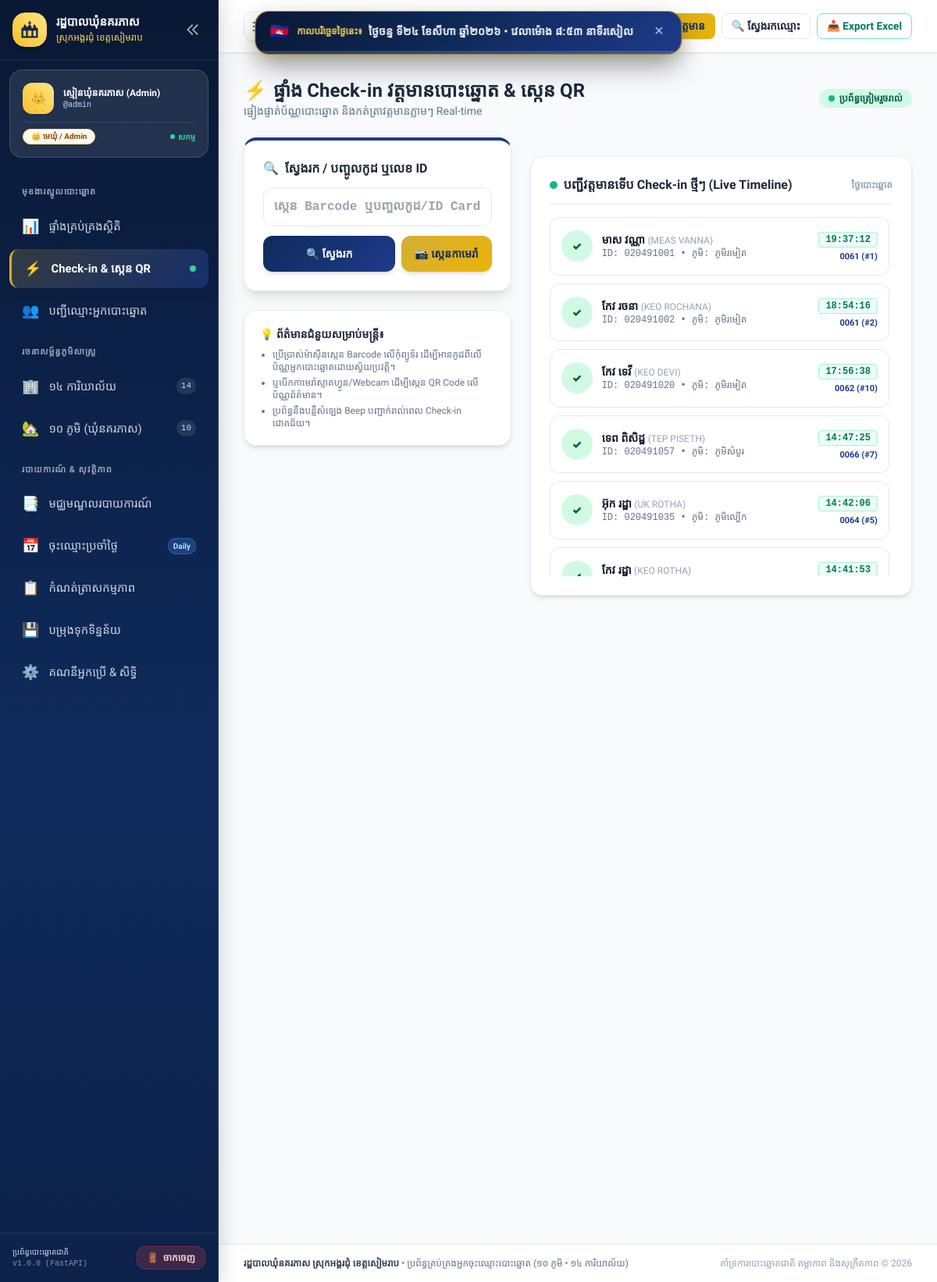
The page /checkin (signed in) on the database as committed earlier.
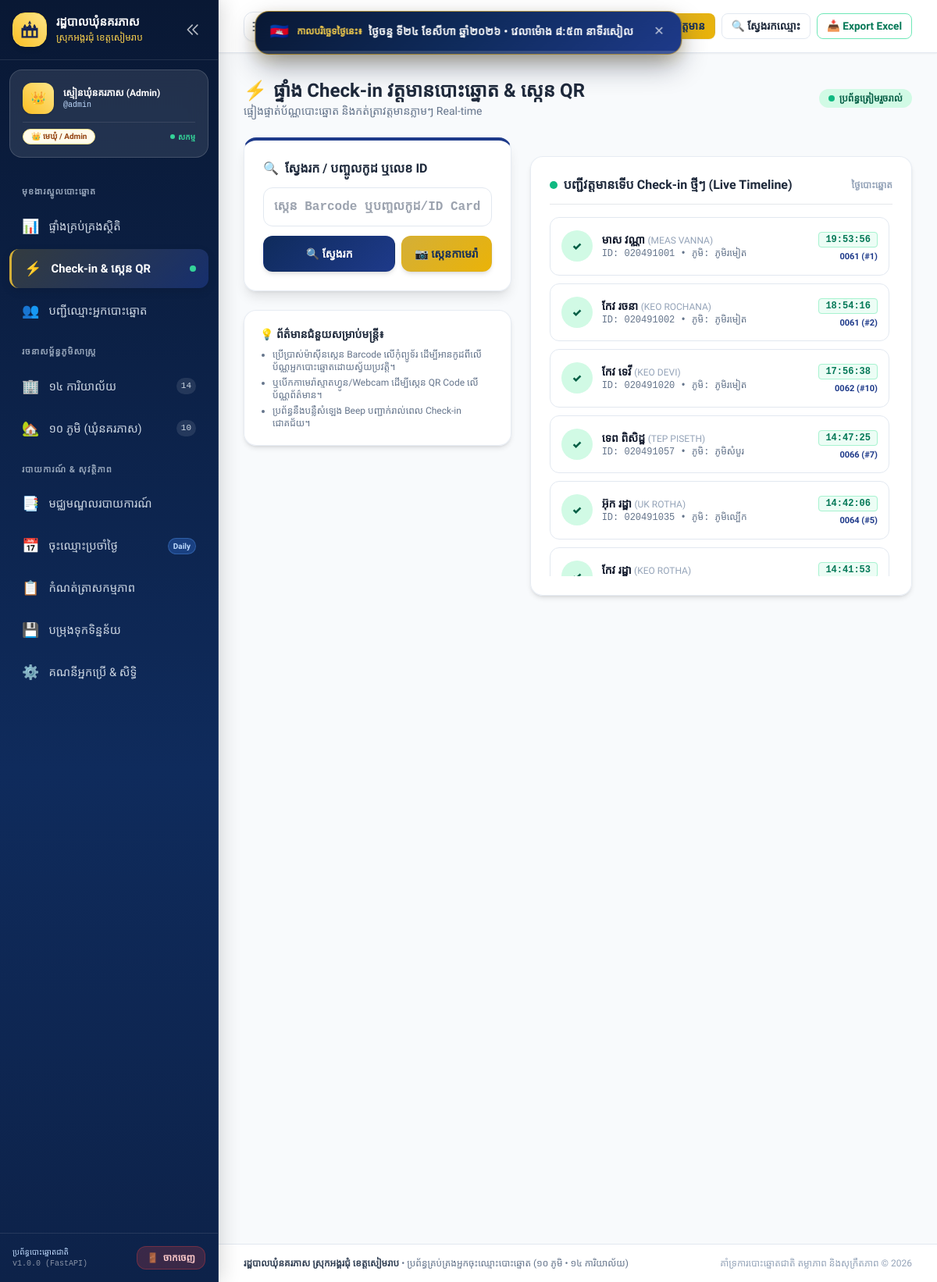
The same page on the database as committed later.
### app/models.py (models this page shows, shortened)
class Voter(Base):
    __tablename__ = "voters"
    id = Column(Integer, primary_key=True, index=True)
    voter_code = Column(String(50), unique=True, index=True, nullable=False) # e.g. NP-0701-0001
    list_no = Column(Integer, nullable=False)                                # 1, 2, 3 in station
    national_id = Column(String(50), unique=True, index=True, nullable=False) # 9 or 10 digit Khmer ID card
    name_kh = Column(String(100), nullable=False)                            # ឈ្មោះខ្មែរ (e.g. ស៊ឹម ចាន់ថន)
    name_en = Column(String(100), nullable=False)                            # ឈ្មោះឡាតាំង (e.g. SIM CHANTHORN)
    gender = Column(String(20), nullable=False)                              # ប្រុស / ស្រី
    dob = Column(String(50), nullable=False)                                 # 1990-04-15 or 1990
    address = Column(String(255), nullable=True)                             # ក្រុមទី...
    village_id = Column(Integer, ForeignKey("villages.id"), nullable=False)
    station_id = Column(Integer, ForeignKey("polling_stations.id"), nullable=False)
    status = Column(String(30), default="active")                            # active, moved, deceased, suspended
    photo_url = Column(String(255), nullable=True)                          # Profile photo path
    has_voted = Column(Boolean, default=False)
    voted_at = Column(DateTime, nullable=True)
    voted_by_user_id = Column(Integer, ForeignKey("users.id"), nullable=True)
    notes = Column(Text, nullable=True)
    created_at = Column(DateTime, default=datetime.datetime.utcnow)
    updated_at = Column(DateTime, default=datetime.datetime.utcnow, onupdate=datetime.datetime.utcnow)
    village = relationship("Village", back_populates="voters")
    station = relationship("PollingStation", back_populates="voters")
    voted_by_user = relationship("User", foreign_keys=[voted_by_user_id])

class Village(Base):
    __tablename__ = "villages"
    id = Column(Integer, primary_key=True, index=True)
    code = Column(String(20), unique=True, index=True, nullable=False) # e.g. V01 to V10
    name_kh = Column(String(100), nullable=False)                     # e.g. ភូមិរមៀត
    name_en = Column(String(100), nullable=False)                     # e.g. Romiet Village
    chief_name = Column(String(100), nullable=True)                  # e.g. លោក ឈុន វុទ្ធី
    chief_phone = Column(String(50), nullable=True)                  # e.g. 012 345 678
    total_households = Column(Integer, default=0)
    created_at = Column(DateTime, default=datetime.datetime.utcnow)
    stations = relationship("PollingStation", back_populates="village")
    voters = relationship("Voter", back_populates="village")
    users = relationship("User", back_populates="village")

class PollingStation(Base):
    __tablename__ = "polling_stations"
    id = Column(Integer, primary_key=True, index=True)
    code = Column(String(20), unique=True, index=True, nullable=False) # e.g. 0701 to 0714
    name = Column(String(150), nullable=False)                         # e.g. ការិយាល័យលេខ ០៧០១
    location = Column(String(200), nullable=False)                     # e.g. សាលាបឋមសិក្សារមៀត (បន្ទប់ទី១)
    capacity = Column(Integer, default=600)                            # Maximum capacity
    village_id = Column(Integer, ForeignKey("villages.id"), nullable=True)
    officer_name = Column(String(100), nullable=True)                  # Head of polling station
    officer_phone = Column(String(50), nullable=True)
    created_at = Column(DateTime, default=datetime.datetime.utcnow)
    village = relationship("Village", back_populates="stations")
    voters = relationship("Voter", back_populates="station")
    users = relationship("User", back_populates="station")

### app/routes/checkin_routes.py (the view)
@router.get("/checkin", response_class=HTMLResponse)
def checkin_kiosk(request: Request, db: Session = Depends(get_db)):
    current_user = get_current_user_optional(request, db)
    if not current_user:
        return RedirectResponse(url="/login", status_code=302)
    stations = db.query(PollingStation).order_by(PollingStation.code).all()
    villages = db.query(Village).order_by(Village.code).all()
    recent_query = db.query(Voter).filter(Voter.has_voted == True).order_by(Voter.voted_at.desc())
    if current_user.role == "officer" and current_user.station_id:
        recent_query = recent_query.filter(Voter.station_id == current_user.station_id)
    elif current_user.role == "village_chief" and current_user.village_id:
        recent_query = recent_query.filter(Voter.village_id == current_user.village_id)
    recent_checkins = recent_query.limit(15).all()
    return templates.TemplateResponse(request=request, name="checkin/index.html", context={
        "current_user": current_user,
        "stations": stations,
        "villages": villages,
        "recent_checkins": recent_checkins
    })

### app/templates/checkin/index.html (shortened to what the changed rows need)
{% extends "base.html" %}
{% block content %}
<div class="space-y-6">
    <div class="flex flex-col sm:flex-row sm:items-center justify-between gap-4">
        <div>
            <h2 class="text-2xl font-bold text-slate-800 font-kh-bold flex items-center gap-2">
                <span>⚡</span> ផ្ទាំង Check-in វត្តមានបោះឆ្នោត & ស្កេន QR
            </h2>
        </div>
    </div>
    <div class="grid grid-cols-1 lg:grid-cols-12 gap-6">
        <div class="lg:col-span-7 space-y-6">
            <div class="glass-card p-6">
                <div class="space-y-2.5 max-h-[460px] overflow-y-auto pr-1">
                    {% if recent_checkins %}
                        {% for r in recent_checkins %}
                        <div class="p-3.5 bg-white rounded-xl border border-slate-200 flex items-center justify-between hover:shadow-sm transition">
                            <div class="flex items-center gap-3">
                                <div class="w-10 h-10 rounded-full bg-emerald-100 text-emerald-800 font-black flex items-center justify-center text-sm">
                                    ✓
                                </div>
                                <div>
                                    <div class="font-bold text-slate-900 text-sm">{{ r.name_kh }} <span class="text-xs font-normal text-slate-400">({{ r.name_en }})</span></div>
                                    <div class="text-xs text-slate-500 font-mono">
                                        ID: {{ r.national_id }} • ភូមិ: {{ r.village.name_kh if r.village else '' }}
                                    </div>
                                </div>
                            </div>
                            <div class="text-right">
                                <span class="font-mono text-xs font-bold text-emerald-700 bg-emerald-50 px-2 py-0.5 rounded border border-emerald-200">
                                    {{ r.voted_at.strftime('%H:%M:%S') if r.voted_at else '' }}
                                </span>
                                <div class="text-[11px] text-blue-900 font-bold mt-1">
                                    {{ r.station.code if r.station else '' }} (#{{ r.list_no }})
                                </div>
                            </div>
                        </div>
                        {% endfor %}
                    {% else %}
                        <div class="text-center py-12 text-slate-400 text-sm">
                            មិនទាន់មានវត្តមានបោះឆ្នោតនៅឡើយទេ
                        </div>
                    {% endif %}
                </div>
            </div>
        </div>
    </div>
</div>
{% endblock %}

Rows that differ between the two databases and show on the page:
changed Voter "មាស វណ្ណា": voted_at "19:37:12" → "19:53:56"
